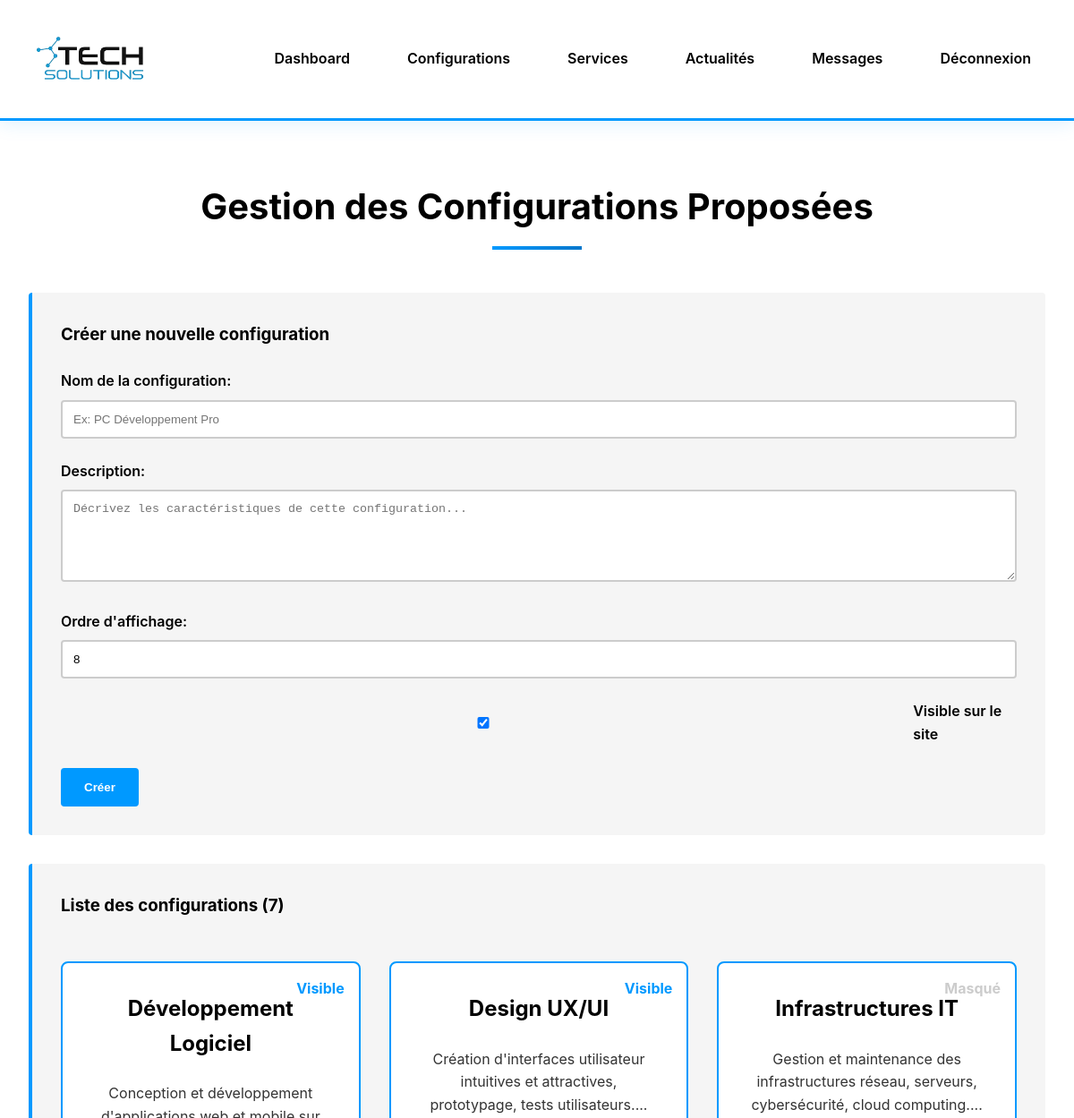
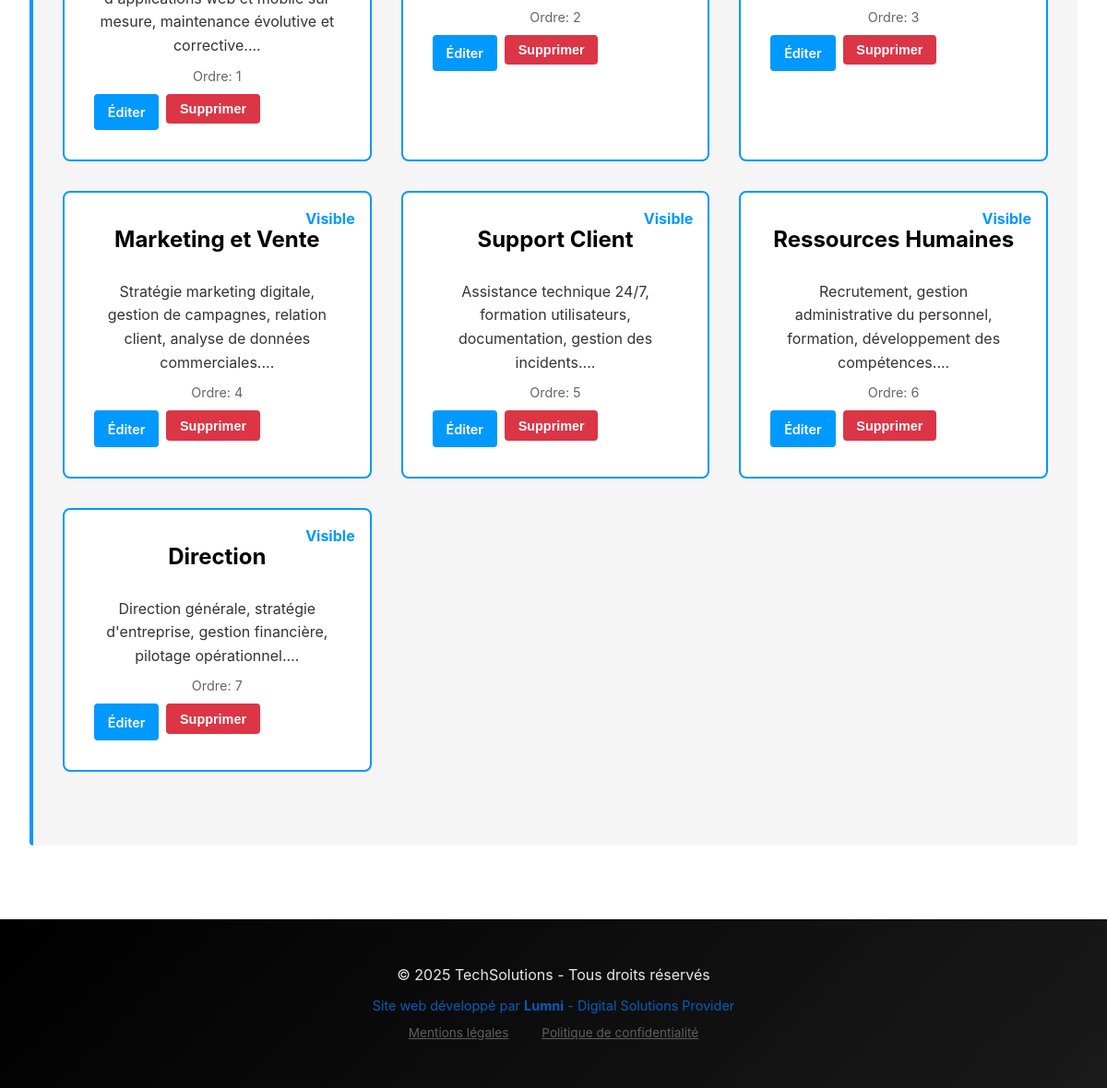
The app's page /admin/services.php (signed in) with its own data (2 pictures, top to bottom).
### tables this page shows
CREATE TABLE `services` (
  `id` int(11) NOT NULL AUTO_INCREMENT,
  `titre` varchar(200) NOT NULL,
  `description` text DEFAULT NULL,
  `departement` varchar(100) DEFAULT NULL,
  `nb_personnes` int(11) DEFAULT 0,
  `ordre` int(11) DEFAULT 0,
  `visible` tinyint(1) DEFAULT 1,
  `date_creation` timestamp NOT NULL DEFAULT current_timestamp(),
  PRIMARY KEY (`id`)
);

### admin/services.php (the view, shortened to what this page needs)
<?php
require_once '../includes/config.php';
$stmt = $pdo->query("SELECT * FROM services ORDER BY ordre ASC");
$services = $stmt->fetchAll();
$editing_service = null;
?>
<!DOCTYPE html>
<html lang="fr">
<head>
    <link rel="stylesheet" href="../css/style.css">
</head>
<body>
<header>
    <div class="header-content">
        <div class="logo">
            <img src="../images/logo/logo.png" alt="TechSolutions">
        </div>
        <nav>
            <ul>
                <li><a href="dashboard.php">Dashboard</a></li>
                <li><a href="configurations.php">Configurations</a></li>
                <li><a href="services.php">Services</a></li>
                <li><a href="actualites.php">Actualités</a></li>
                <li><a href="contacts.php">Messages</a></li>
                <li><a href="logout.php">Déconnexion</a></li>
            </ul>
        </nav>
    </div>
</header>
<div class="container">
    <h2 class="section-title">Gestion des Configurations Proposées</h2>
    <?php if($editing_service): ?>
        <div class="content-box">
            <h3>Edition: <?php echo htmlspecialchars($editing_service['titre']); ?></h3>
            <a href="services.php" class="btn-secondary">Retour à la liste</a>
            <form method="POST" style="margin-top:2rem;">
                <input type="hidden" name="service_id" value="<?php echo $editing_service['id']; ?>">
                <div class="form-group">
                    <label>Nom de la configuration:</label>
                    <input type="text" name="titre" value="<?php echo htmlspecialchars($editing_service['titre']); ?>" required placeholder="Ex: PC Développement Pro">
                </div>
                <div class="form-group">
                    <label>Description:</label>
                    <textarea name="description" rows="5" required placeholder="Décrivez les caractéristiques de cette configuration..."><?php echo htmlspecialchars($editing_service['description']); ?></textarea>
                </div>
                <div class="form-group">
                    <label>Ordre d'affichage:</label>
                    <input type="number" name="ordre" value="<?php echo $editing_service['ordre']; ?>" min="0">
                </div>
                <div class="form-group">
                    <label style="display:flex;align-items:center;gap:0.5rem;">
                        <input type="checkbox" name="visible" value="1" <?php echo $editing_service['visible'] ? 'checked' : ''; ?>>
                        <span>Visible sur le site</span>
                    </label>
                </div>
                <button type="submit" name="update_service" class="btn">Mettre à jour</button>
            </form>
        </div>
    <?php else: ?>
        <div class="content-box">
            <h3>Créer une nouvelle configuration</h3>
            <form method="POST">
                <div class="form-group">
                    <label>Nom de la configuration:</label>
                    <input type="text" name="titre" required placeholder="Ex: PC Développement Pro">
                </div>
                <div class="form-group">
                    <label>Description:</label>
                    <textarea name="description" rows="5" required placeholder="Décrivez les caractéristiques de cette configuration..."></textarea>
                </div>
                <div class="form-group">
                    <label>Ordre d'affichage:</label>
                    <input type="number" name="ordre" value="<?php echo count($services) + 1; ?>" min="0">
                </div>
                <div class="form-group">
                    <label style="display:flex;align-items:center;gap:0.5rem;">
                        <input type="checkbox" name="visible" value="1" checked>
                        <span>Visible sur le site</span>
                    </label>
                </div>
                <button type="submit" name="create_service" class="btn">Créer</button>
            </form>
        </div>
        <div class="content-box">
            <h3>Liste des configurations (<?php echo count($services); ?>)</h3>
            <?php if(empty($services)): ?>
                <p>Aucune configuration.</p>
            <?php else: ?>
                <div class="services-grid">
                <?php foreach($services as $serv): ?>
                    <div class="service-card" style="position:relative;">
                        <div style="position:absolute;top:1rem;right:1rem;">
                            <span style="color:<?php echo $serv['visible'] ? '#0099FF' : '#ccc'; ?>;font-weight:bold;">
                                <?php echo $serv['visible'] ? 'Visible' : 'Masqué'; ?>
                            </span>
                        </div>
                        <h3><?php echo htmlspecialchars($serv['titre']); ?></h3>
                        <p><?php echo htmlspecialchars(substr($serv['description'], 0, 150)); ?>...</p>
                        <p style="margin-top:0.5rem;font-size:0.9rem;color:#666;">Ordre: <?php echo $serv['ordre']; ?></p>
                        <div class="btn-group">
                            <a href="services.php?edit=<?php echo $serv['id']; ?>" class="btn btn-small">Éditer</a>
                            <form method="POST" style="display:inline;" onsubmit="return confirm('Supprimer cette configuration ?');">
                                <button type="submit" name="delete_service" class="btn-delete btn-small">Supprimer</button>
                            </form>
                        </div>
                    </div>
                <?php endforeach; ?>
                </div>
            <?php endif; ?>
        </div>
    <?php endif; ?>
</div>
<footer>
    <p>&copy; 2025 TechSolutions - Tous droits réservés</p>
    <p style="font-size:0.9em;color:#0066CC;margin-top:0.5rem;">
        Site web développé par <strong>Lumni</strong> - Digital Solutions Provider
    </p>
    <p style="font-size:0.85em;margin-top:0.5rem;">
        <a href="../mentions_legales.php" style="color:#666;margin:0 1rem;">Mentions légales</a>
        <a href="../politique_confidentialite.php" style="color:#666;margin:0 1rem;">Politique de confidentialité</a>
    </p>
</footer>
</body>
</html>

### css/style.css (style rules this page uses)
:root { --primary: #0099FF; --primary-dark: #0077CC; --primary-light: #33AAFF; --black: #000000; --dark-gray: #1a1a1a; --medium-gray: #333333; --light-gray: #cccccc; --ultra-light: #f5f5f5; --white: #ffffff; --shadow: rgba(0, 153, 255, 0.1); }
* { margin: 0; padding: 0; box-sizing: border-box; }
body { font-family: -apple-system, BlinkMacSystemFont, 'Segoe UI', 'Roboto', Arial, sans-serif; line-height: 1.6; color: var(--medium-gray); background-color: var(--white); }
header { background: rgba(255, 255, 255, 0.98); backdrop-filter: blur(10px); color: var(--black); padding: 1rem 0; box-shadow: 0 2px 20px rgba(0, 153, 255, 0.15); position: sticky; top: 0; z-index: 1000; border-bottom: 3px solid var(--primary); }
.header-content { max-width: 1200px; margin: 0 auto; display: flex; justify-content: space-between; align-items: center; padding: 0 2rem; }
.logo { display: flex; align-items: center; gap: 1rem; }
.logo img { height: 100px; width: auto; }
nav ul { list-style: none; display: flex; gap: 2rem; }
nav a { color: var(--black); text-decoration: none; font-weight: 600; transition: all 0.3s; padding: 0.5rem 1rem; border-bottom: 3px solid transparent; }
.container { max-width: 1200px; margin: 4rem auto; padding: 0 2rem; }
.section-title { font-size: 2.5rem; color: var(--black); margin-bottom: 3rem; text-align: center; font-weight: 700; position: relative; padding-bottom: 1rem; }
.section-title:after { content: ''; position: absolute; bottom: 0; left: 50%; transform: translateX(-50%); width: 100px; height: 4px; background: linear-gradient(to right, var(--primary), var(--primary-dark)); }
.services-grid, .configs-grid, .news-grid { display: grid; grid-template-columns: repeat(auto-fit, minmax(300px, 1fr)); gap: 2rem; margin: 3rem 0; }
.service-card, .config-card, .news-card { background: var(--white); border: 2px solid var(--primary); transition: all 0.3s; border-radius: 8px; overflow: hidden; }
.service-card { padding: 2rem; text-align: center; }
.service-card h3 { font-size: 1.5rem; margin-bottom: 1rem; font-weight: 700; color: var(--primary); }
.btn { background: var(--primary); color: var(--white); padding: 0.75rem 1.5rem; text-decoration: none; display: inline-block; border: 2px solid var(--primary); transition: all 0.3s; font-weight: 600; cursor: pointer; border-radius: 4px; }
.content-box { background: var(--ultra-light); padding: 2rem; margin: 2rem 0; border-left: 4px solid var(--primary); border-radius: 4px; }
.content-box h2, .content-box h3 { color: var(--black); margin-bottom: 1.5rem; }
.form-group { margin-bottom: 1.5rem; }
.form-group label { display: block; margin-bottom: 0.5rem; font-weight: 600; color: var(--black); }
.form-group input, .form-group textarea, .form-group select { width: 100%; padding: 0.75rem; border: 2px solid var(--light-gray); background: var(--white); color: var(--black); border-radius: 4px; transition: all 0.3s; }
.form-group textarea { resize: vertical; min-height: 100px; }
footer { background: linear-gradient(135deg, var(--black) 0%, var(--dark-gray) 100%); color: var(--white); padding: 3rem 2rem; margin-top: 5rem; text-align: center; }
footer p { opacity: 0.9; }
.btn-delete, .btn-danger { background: #dc3545; border-color: #dc3545; color: white; padding: 0.5rem 1rem; border-radius: 4px; border: 2px solid #dc3545; cursor: pointer; font-weight: 600; transition: all 0.3s; display: inline-block; text-decoration: none; }
.btn-small { padding: 0.4rem 0.8rem; font-size: 0.9rem; }
.btn-group { display: flex; gap: 0.5rem; flex-wrap: wrap; margin-top: 0.5rem; }

### records on screen
services: visible "Visible", titre "Développement Logiciel", description "Conception et développement d'applications web et mobile sur mesure, maintenance évolutive et corrective.", ordre "1"
services: visible "Visible", titre "Design UX/UI", description "Création d'interfaces utilisateur intuitives et attractives, prototypage, tests utilisateurs.", ordre "2"
services: visible "Masqué", titre "Infrastructures IT", description "Gestion et maintenance des infrastructures réseau, serveurs, cybersécurité, cloud computing.", ordre "3"
services: visible "Visible", titre "Marketing et Vente", description "Stratégie marketing digitale, gestion de campagnes, relation client, analyse de données commerciales.", ordre "4"
services: visible "Visible", titre "Support Client", description "Assistance technique 24/7, formation utilisateurs, documentation, gestion des incidents.", ordre "5"
services: visible "Visible", titre "Ressources Humaines", description "Recrutement, gestion administrative du personnel, formation, développement des compétences.", ordre "6"
services: visible "Visible", titre "Direction", description "Direction générale, stratégie d'entreprise, gestion financière, pilotage opérationnel.", ordre "7"

### other values on screen
count($services) "7"
